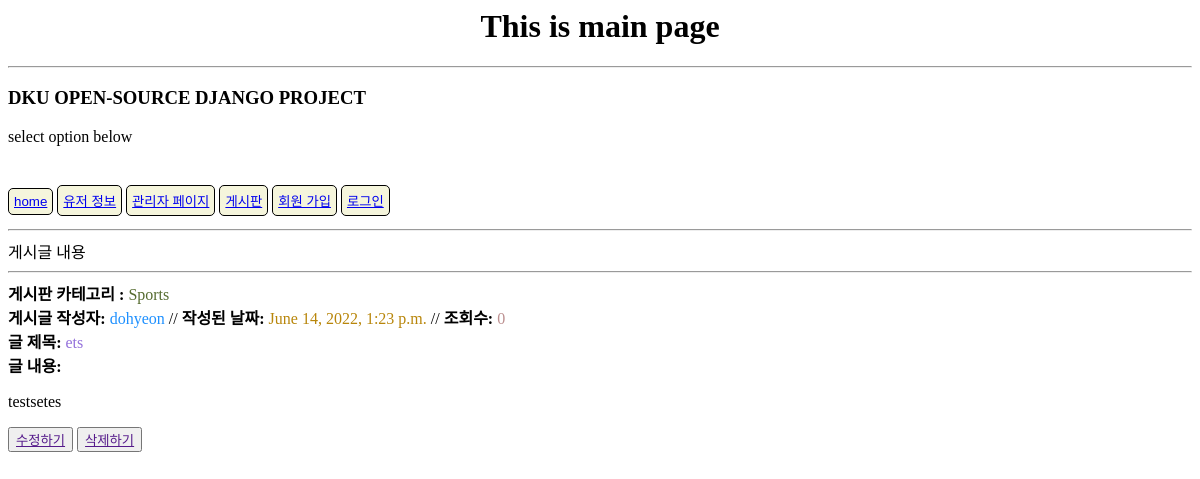
The page /bulletinboard/detail/1/ on the database its author committed.
### bulletinboard/models.py (models this page shows, shortened)
class BulletinBoard(models.Model):
    title = models.CharField(max_length=100, verbose_name='제목') # 글 제목
    contents = models.TextField(verbose_name='내용') # 글 내용
    username = models.ForeignKey('board.User', on_delete=models.CASCADE, verbose_name='글 작성자') # 글 작성자
    write_date = models.DateTimeField(auto_now_add=True, verbose_name='작성 날짜') # 작성된 날짜
    board_category = models.CharField(max_length = 50, default='Free', verbose_name='게시판 카테고리')   # 게시판 분류
    last_update = models.DateTimeField(auto_now = True, verbose_name='최근 수정된 날짜')    # 마지막 수정된 날짜
    view_count = models.PositiveIntegerField(default=0, verbose_name = '조회수')   # 글 조회수
    class Meta:
        db_table = 'bulletinboard'
        verbose_name = '게시판'
        verbose_name_plural = '게시판'

### board/models.py (models this page shows)
class User(models.Model):
    u_id = models.CharField(max_length=40, unique=True, verbose_name='사용자 아이디')
    u_pw = models.CharField(max_length=100, verbose_name='사용자 비밀번호')
    u_name = models.CharField(max_length=20, unique=True, verbose_name='사용자 이름')
    u_phone = models.CharField(max_length=40, unique=True, verbose_name='사용자 번호')
    u_register_date = models.DateTimeField(auto_now_add=True, verbose_name='사용자 계정 생성 시간')
    def __str__(self):
        return self.u_name
    class Meta:
        db_table = 'user'
        verbose_name = '유저 정보'
        verbose_name_plural = '유저 정보'

### bulletinboard/views.py (the view)
# urls.py: path('detail/<int:pk>/', views.bulletin_detail, name="bulletin_detail"),
def bulletin_detail(request, pk):
    login_session = request.session.get('login_session', '')
    context = {'login_session':login_session}
    board = get_object_or_404(BulletinBoard, id=pk)
    context['board'] = board
    return render(request, 'bulletinboard/detail.html', context)

### bulletinboard/templates/bulletinboard/detail.html
{% extends 'board/main.html' %}
{% block contents %}
<div>게시글 내용</div>
<hr>
<div>
    <b> 게시판 카테고리 : </b> <label style="color: darkolivegreen"> {{ board.board_category }} </label>
</div>
<div>
    <b> 게시글 작성자: </b> <label style="color: dodgerblue"> {{ board.username }} </label> // <b> 작성된 날짜: </b> <label style="color: darkgoldenrod"> {{ board.write_date }} </label> // <b> 조회수: </b>  <label style="color: rosybrown"> {{ board.view_count }} </label>
</div>
<div>
    <b> 글 제목: </b>  <label style="color: mediumpurple"> {{ board.title }} </label>
</div>
<div>
    <b> 글 내용: </b> {{ board.contents|safe }}
</div>
<button><a href="">수정하기</a></button>
<button><a href="">삭제하기</a></button>
{% endblock contents %}}

### rows shown on the page
BulletinBoard: board_category "Sports", username "dohyeon", write_date "June 14, 2022, 1:23 p.m.", view_count "0", title "ets", contents "testsetes"
